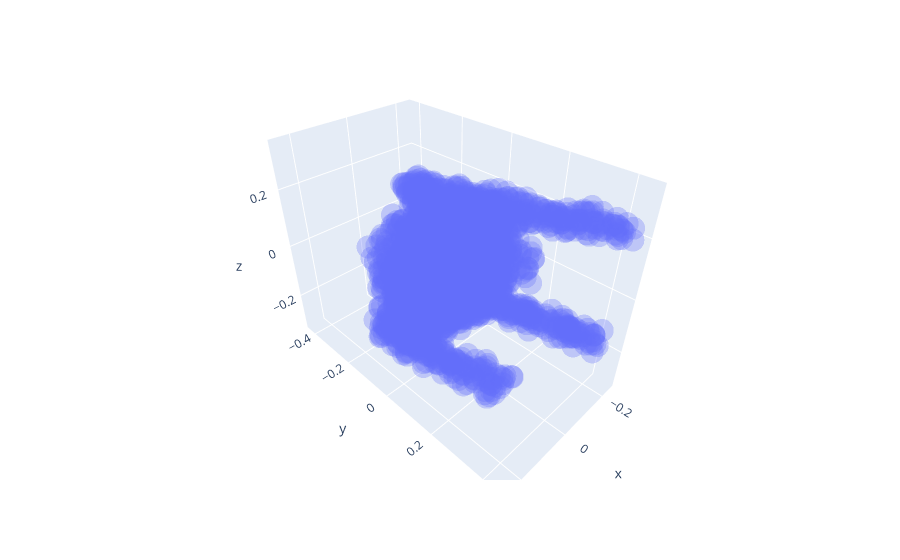

The cell this chart's notebook holds for it:
### Code cell
# Augmented data point
transformered = augmentation(sample)
plot_3d_shape(transformered[0])

### Figure 1 — Plotly figure (JSON) as saved in the notebook; plotly's stock layout.template omitted (floating-point values rounded to 4 significant figures; data arrays with more than 128 entries replaced by an {"elided": "..."} marker saying what was removed)
{"data": [{"hovertemplate": "x=%{x}<br>y=%{y}<br>z=%{z}<extra></extra>", "legendgroup": "", "marker": {"color": "#636efa", "opacity": 0.3, "symbol": "circle"}, "mode": "markers", "name": "", "scene": "scene", "showlegend": false, "type": "scatter3d", "x": {"elided": "2722 float values"}, "y": {"elided": "2722 float values"}, "z": {"elided": "2722 float values"}}], "layout": {"legend": {"tracegroupgap": 0}, "margin": {"t": 60}, "scene": {"domain": {"x": [0, 1], "y": [0, 1]}, "xaxis": {"title": {"text": "x"}}, "yaxis": {"title": {"text": "y"}}, "zaxis": {"title": {"text": "z"}}}}}
